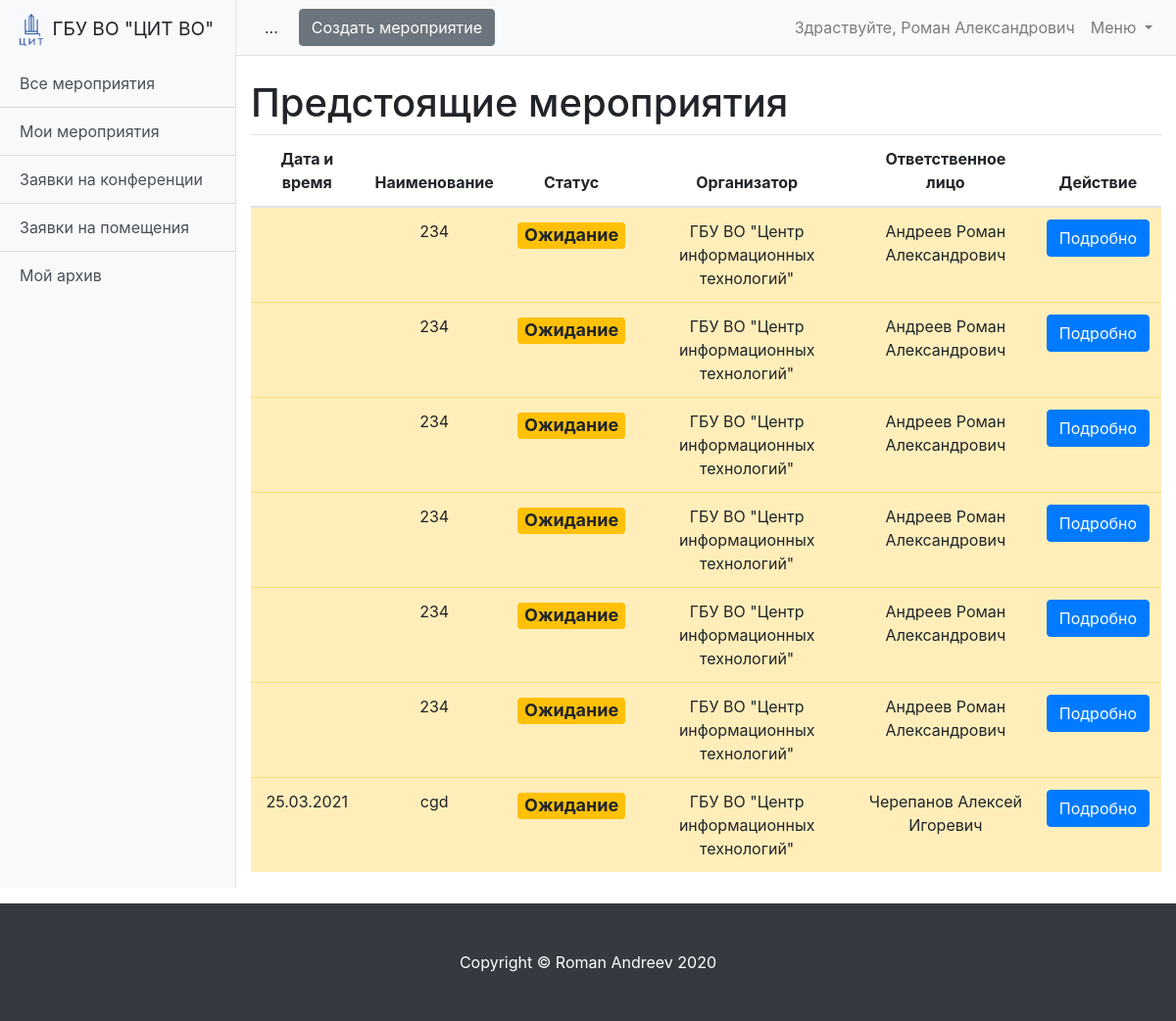
The page /schedule/event-list/ (signed in) on the database its author committed.
### schedule/models.py (models this page shows, shortened)
class User(AbstractUser):
    is_operator = models.BooleanField(default=False, verbose_name='Опертор')
    is_assistant = models.BooleanField(default=False, verbose_name='Ассистент')
    organization = models.ForeignKey('Organization', verbose_name='Организация', on_delete=models.SET_NULL,
                                     null=True, blank=True)
    subscribe_mail = models.BooleanField(verbose_name='Подписка на почтовую рассылку', default=False)
    telegram = models.CharField(max_length=10, verbose_name='Телеграм чат-id', null=True, blank=True)
    subscribe_telegram = models.BooleanField(verbose_name='Подписка на рассылку в телеграм', default=False)
    phone = models.CharField(max_length=100, verbose_name='Телефон', null=True, blank=True)
    def __str__(self):
        return f'{self.last_name} {self.first_name}'

class Event(models.Model):
    MESSAGES = {
        'create': 'Мероприятие создано!',
        'update': 'Мероприятие изменено!',
        'delete': 'Мероприятие удалено!'
    }
    STATUS_DRAFT = 'draft'
    STATUS_WAIT = 'wait'
    STATUS_READY = 'ready'
    STATUS_REJECTION = 'rejection'
    STATUS_COMPLETED = 'completed'
    STATUS_CHOICES = (
        (STATUS_DRAFT, 'Черновик'),
        (STATUS_WAIT, 'Ожидание'),
        (STATUS_READY, 'Готово'),
        (STATUS_REJECTION, 'Отказ'),
        (STATUS_COMPLETED, 'Окончено')
    )
    name = models.CharField(max_length=255, verbose_name='Название мероприятия')
    description = models.TextField(verbose_name='Описание')
    organization = models.ForeignKey('Organization', verbose_name='Организация', on_delete=models.CASCADE)  # Возможно избыточно
    owner = models.ForeignKey('User', verbose_name='Владелец', on_delete=models.CASCADE)
    date_start = models.DateField(verbose_name='Дата начала мероприятия', null=True, blank=True)
    date_end = models.DateField(verbose_name='Дата окончания мероприятия', null=True, blank=True)
    created_at = models.DateTimeField(auto_now=True)
    status = models.CharField(
        max_length=100,
        verbose_name='Статус мероприятия',
        choices=STATUS_CHOICES,
        default=STATUS_DRAFT
    )
    def get_absolute_url(self):
        return reverse('event_detail', kwargs={'pk': self.pk})
    class Meta:
        ordering = ['date_start']
        verbose_name = 'Мероприятие'
        verbose_name_plural = 'Мероприятия'

class Organization(models.Model):
    name = models.CharField(max_length=255, verbose_name='Название организации')
    room = models.ManyToManyField('Room', verbose_name='Доступные помещения', related_name='related_room')
    created_at = models.DateTimeField(auto_now=True)
    def __str__(self):
        return self.name
    class Meta:
        ordering = ['name']
        verbose_name = 'Организация'
        verbose_name_plural = 'Организации'

### schedule/views/event.py (the view)
# urls.py: path('event-list/', EventsListView.as_view(), name='event_list'),
class EventsListView(LoginRequiredMixin, ListView):
    model = Event
    paginate_by = 7
    def get_queryset(self):
        queryset = super().get_queryset()
        set_status_completed(queryset)
        return queryset.filter(status__in=('wait', 'ready'))

### schedule/services.py (called while the page is built)
def set_status_completed(queryset):
    if queryset.model == Event:
        completed_list = queryset.filter(date_start__lt=today, status__in=['wait', 'ready', 'rejection'])
        if completed_list:
            conference = Conference.objects.filter(event__in=completed_list, date__lt=today)
            booking = Booking.objects.filter(event__in=completed_list, date__lt=today)
            conference.update(status='completed')
            booking.update(status='completed')
            completed_list.filter(date_end__lt=today).update(status='completed')
    if queryset.model in [Conference, Booking]:
        completed_list = queryset.filter(date__lt=today, status__in=['wait', 'ready', 'rejection'])
        if completed_list:
            completed_list.update(status='completed')

### schedule/templatetags/custom_filter.py (called while the page is built)
@register.filter
def get_postfix(status):
    return status_postfix_css_class.get(status)

### schedule/templates/schedule/event_list.html (shortened to what this page needs)
{% extends 'schedule/base.html' %}
{% load custom_filter %}
{% block content %}
<h1 class="mt-4">{% block title %}Предстоящие мероприятия{% endblock title %}</h1>
<table class="table text-center table-hover">
  <thead>
  <tr>
    <th scope="col">Дата и время</th>
    <th scope="col">Наименование</th>
    <th scope="col">Статус</th>
    <th scope="col">Организатор</th>
    <th scope="col">Ответственное лицо</th>
    <th scope="col">Действие</th>
  </tr>
  </thead>
  <tbody>
  {% for event in page_obj %}
  <tr class="table-{{ event.status|get_postfix }}">
    <td>
      {% if event.date_start == event.date_end %}{{ event.date_start|date:"d.m.Y" }}
      {% else %}{{ event.date_start|date:"d.m" }}-{{ event.date_end|date:"d.m.Y" }}
      {% endif %}
    </td>
    <td>{{ event.name }}</td>
    <td>
      <h4><span class="badge bg-{{ event.status|get_postfix }}">{{ event.get_status_display  }}</span></h4>
    </td>
    <td>{{ event.organization }}</td>
    <td>{{ event.owner }}</td>
    <td><a href="{{ event.get_absolute_url }}" type="button" class="btn btn-primary">Подробно</a></td>
  </tr>
  {% endfor %}
  </tbody>
</table>
{% endblock content %}

### templates/base.html (shortened to what this page needs)
<!DOCTYPE html>
<html lang="en">
{% load static %}
<head>
    <link href="{% static 'vendor/bootstrap/css/bootstrap.min.css' %}" rel="stylesheet">
    <link href=" {% static 'css/simple-sidebar.css' %}" rel="stylesheet">
</head>
<body>
<div class="d-flex" id="wrapper">
    {% block sidebar %}
    <div class="bg-light border-right" id="sidebar-wrapper">
        <div class="sidebar-heading">
            <img src="{% static 'image.png' %}" width="24" class="img-fluid mr-1" alt="...">
            ГБУ ВО "ЦИТ ВО"
        </div>
        <div class="list-group list-group-flush">
            {% block sidebar_link %}
            <a href="{% url 'event_list' %}" class="list-group-item list-group-item-action bg-light">Все мероприятия</a>
            <a href="{% url 'my_event_list' %}" class="list-group-item list-group-item-action bg-light">Мои мероприятия</a>
            {% if request.user.is_operator %}
            <a href="{% url 'conference_list' %}" class="list-group-item list-group-item-action bg-light">Заявки на конференции</a>
            {% endif %}
            {% if request.user.is_assistant %}
            <a href="{% url 'booking_list' %}" class="list-group-item list-group-item-action bg-light">Заявки на помещения</a>
            {% endif %}
            <a href="{% url 'event_archive' %}" class="list-group-item list-group-item-action bg-light">Мой архив</a>
            {% endblock sidebar_link %}
        </div>
    </div>
    <div id="page-content-wrapper">
        <nav class="navbar navbar-expand-lg navbar-light bg-light border-bottom">
            <button class="btn btn-light" id="menu-toggle">...</button>
            {% block bottom_nav %}{% endblock bottom_nav %}
            {% endblock sidebar %}
            <div class="collapse navbar-collapse" id="navbarSupportedContent">
                <ul class="navbar-nav ml-auto mt-2 mt-lg-0">
                    <li class="nav-item">
                        {% if request.user.is_authenticated %}
                        <a class="nav-link" href="{% url 'settings' %}">Здраствуйте, {{ request.user.first_name }}</a>
                        {% endif %}
                    </li>
                    <li class="nav-item dropdown">
                        <a class="nav-link dropdown-toggle" href="#" id="navbarDropdown" role="button" data-toggle="dropdown" aria-haspopup="true" aria-expanded="false">
                            Меню
                        </a>
                    </li>
                </ul>
            </div>
        </nav>
        <div class="container-fluid">
            <div >
                {% block content %}
                {% endblock content %}
            </div>
        </div>
    </div>
</div>
<footer class="py-5 bg-dark mt-3">
  <div class="container">
    <p class="m-0 text-center text-white">Copyright &copy; Roman Andreev 2020</p>
  </div>
</footer>
</body>
</html>

### static_dev/css/simple-sidebar.css (style rules this page uses)
#wrapper { overflow-x: hidden; }
#sidebar-wrapper { min-height: 100vh; margin-left: -15rem; -webkit-transition: margin .25s ease-out; -moz-transition: margin .25s ease-out; -o-transition: margin .25s ease-out; transition: margin .25s ease-out; }
#sidebar-wrapper .sidebar-heading { padding: 0.875rem 1.25rem; font-size: 1.2rem; }
#sidebar-wrapper .list-group { width: 15rem; }
#page-content-wrapper { min-width: 100vw; }
@media (min-width: 768px) { #sidebar-wrapper { margin-left: 0; } }
@media (min-width: 768px) { #page-content-wrapper { min-width: 0; width: 100%; } }

### rows shown on the page
User: user.first_name "Роман Александрович"
Event: name "234", status "Ожидание", organization "ГБУ ВО \"Центр информационных технологий\"", owner "Андреев Роман Александрович"
Event: name "234", status "Ожидание", organization "ГБУ ВО \"Центр информационных технологий\"", owner "Андреев Роман Александрович"
Event: name "234", status "Ожидание", organization "ГБУ ВО \"Центр информационных технологий\"", owner "Андреев Роман Александрович"
Event: name "234", status "Ожидание", organization "ГБУ ВО \"Центр информационных технологий\"", owner "Андреев Роман Александрович"
Event: name "234", status "Ожидание", organization "ГБУ ВО \"Центр информационных технологий\"", owner "Андреев Роман Александрович"
Event: name "234", status "Ожидание", organization "ГБУ ВО \"Центр информационных технологий\"", owner "Андреев Роман Александрович"
Event: date_start "25.03.2021", name "cgd", status "Ожидание", organization "ГБУ ВО \"Центр информационных технологий\"", owner "Черепанов Алексей Игоревич"
